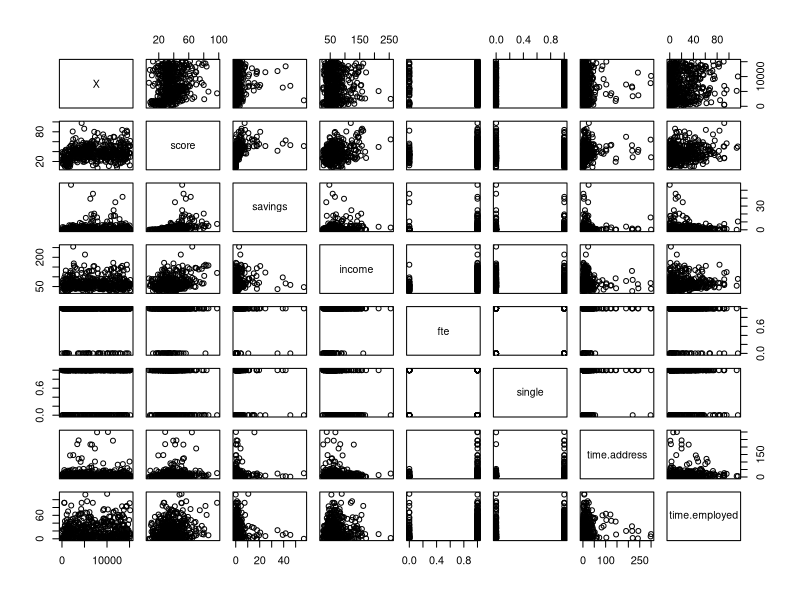
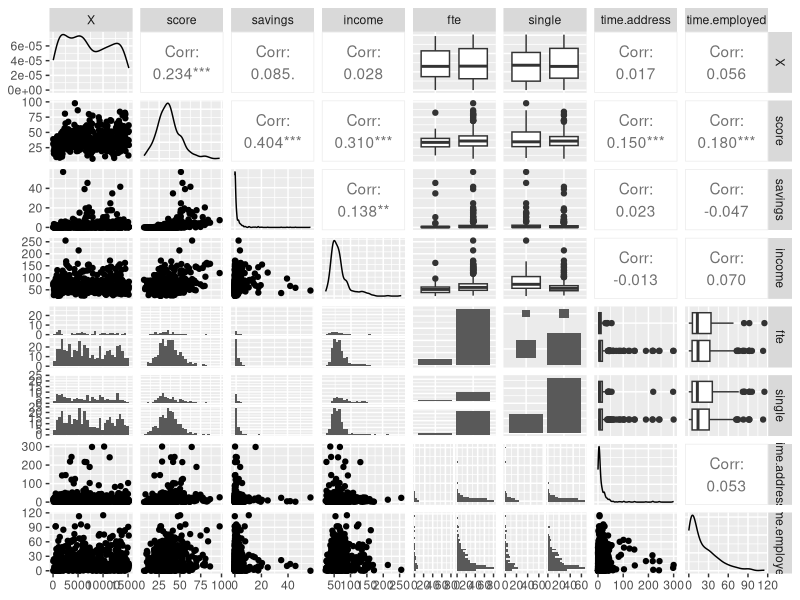

Recreate these plots in R, in order.
# The objective is to forecast the credit score of bank clients
# relying on several explanatory variables.

require(GGally)

# Reading the credit score data
credit <- read.csv("data/credit.csv", sep = ";", dec = ",")

# 1. Import the data and make appropriate visualisation (pairs, ggpairs)
pairs(credit)
ggpairs(credit)

# 2. Split the data randomly into training and test data set (sample).

#Sample Indexes
indexes <- sample(1:nrow(credit), size=0.2*nrow(credit))

# Split data
credit.test <- credit[indexes,]
dim(credit.test)  # 100 8

credit.train <- credit[-indexes,]
dim(credit.train) # 400 11

# 3. Run the regression using training data set. Assess the fit.
model <- lm(score ~ ., credit.train)
summary(model)
